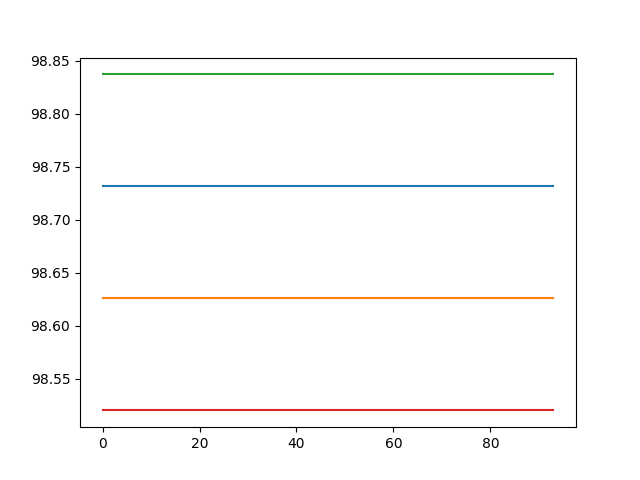

The Python source for this figure:
#!/usr/bin/env python3
import os
import numpy as np
from matplotlib import pyplot as plt
from KNN import KNN
import sklearn.metrics as metrics
from Utilities import Utilities
from sklearn.decomposition import PCA

def findError(X,y,x_test,y_test,label,knn,k):
	c_out=[]
	# classifier=neighbors.KNeighborsClassifier(n_neighbors=k)
	# classifier.fit(X,y.ravel())
	# score=classifier.score(x_test,y_test.ravel())
	for test in x_test:
		c_out+=[knn.predict(X,y,test,k)]
	# df=pd.DataFrame()
	# df['Actual']=y_test.astype(int).ravel()
	# df['Predicted']=np.array(c_out,dtype=np.int16).ravel()
	# df['Error']=df['Actual']-df['Predicted']
	# total_error=(df['Error']!=0).sum()
	#df.to_csv(desktop_path+"/"+label+"_knn.csv")
	y_test=y_test.astype(int).ravel()
	c=np.array(c_out,dtype=np.int16).ravel()
	total_accuracy=metrics.accuracy_score(y_test,c)

	#print(total_accuracy,score)
	#percentage_error=total_error/y_test.shape[0]
	#print("The "+label+" error is "+str()+" percent.")
	return total_accuracy*100
def main():
	desktop_path=os.path.join(os.path.expanduser('~'), 'Desktop')
	training_path=desktop_path+"/trainingDigits"
	testing_path=desktop_path+"/testDigits"
	util=Utilities()
	features,outputs=util.converttoVector(training_path)
	test_feature,test_output=util.converttoVector(testing_path)
	# knn=KNN()
	# errors_train=[]
	# errors_test=[]

	for i in range(1,5):
		# errors_train+=[findError(features,outputs,features,outputs,"Training",knn,i)]
		# errors_test+=[findError(features,outputs,test_feature,test_output,"Testing",knn,i)]
		print("Testing for k="+str(i))
		accuracy_score=[]
		for k in range(6,100):
			print("Testing for n="+str(k))
			knn=KNN()
			pca=PCA(n_components=k)
			X=pca.fit_transform(features)
			X_test=np.matmul(test_feature,np.transpose(pca.components_))
			accuracy_score+=[findError(features,outputs,test_feature,test_output,"Testing",knn,i)]
		print(accuracy_score)
		plt.plot(accuracy_score)
	plt.show()
#main
if __name__ == '__main__':
	main()
